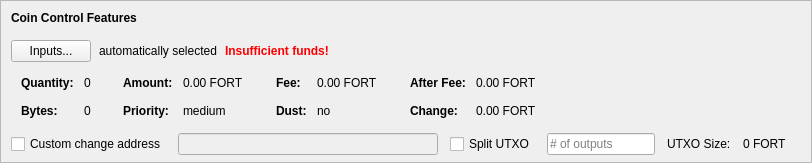
    <widget class="QFrame" name="frameCoinControl">
     <property name="sizePolicy">
      <sizepolicy hsizetype="Expanding" vsizetype="Expanding">
       <horstretch>0</horstretch>
       <verstretch>0</verstretch>
      </sizepolicy>
     </property>
     <property name="maximumSize">
      <size>
       <width>16777215</width>
       <height>16777215</height>
      </size>
     </property>
     <property name="frameShape">
      <enum>QFrame::StyledPanel</enum>
     </property>
     <property name="frameShadow">
      <enum>QFrame::Sunken</enum>
     </property>
     <layout class="QVBoxLayout" name="verticalLayoutCoinControl2">
      <property name="spacing">
       <number>0</number>
      </property>
      <property name="leftMargin">
       <number>0</number>
      </property>
      <property name="topMargin">
       <number>0</number>
      </property>
      <property name="rightMargin">
       <number>0</number>
      </property>
      <property name="bottomMargin">
       <number>6</number>
      </property>
      <item>
       <layout class="QVBoxLayout" name="verticalLayoutCoinControl" stretch="0,0,0,0,1">
        <property name="spacing">
         <number>0</number>
        </property>
        <property name="leftMargin">
         <number>10</number>
        </property>
        <property name="topMargin">
         <number>10</number>
        </property>
        <item>
         <layout class="QHBoxLayout" name="horizontalLayoutCoinControl1">
          <property name="bottomMargin">
           <number>15</number>
          </property>
          <item>
           <widget class="QLabel" name="labelCoinControlFeatures">
            <property name="sizePolicy">
             <sizepolicy hsizetype="Preferred" vsizetype="Maximum">
              <horstretch>0</horstretch>
              <verstretch>0</verstretch>
             </sizepolicy>
            </property>
            <property name="font">
             <font>
              <weight>75</weight>
              <bold>true</bold>
             </font>
            </property>
            <property name="styleSheet">
             <string notr="true">font-weight:bold;</string>
            </property>
            <property name="text">
             <string>Coin Control Features</string>
            </property>
           </widget>
          </item>
         </layout>
        </item>
        <item>
         <layout class="QHBoxLayout" name="horizontalLayoutCoinControl2" stretch="0,0,0,0">
          <property name="spacing">
           <number>8</number>
          </property>
          <property name="bottomMargin">
           <number>10</number>
          </property>
          <item>
           <widget class="QPushButton" name="pushButtonCoinControl">
            <property name="styleSheet">
             <string notr="true"/>
            </property>
            <property name="text">
             <string>Inputs...</string>
            </property>
            <property name="autoDefault">
             <bool>false</bool>
            </property>
           </widget>
          </item>
          <item>
           <widget class="QLabel" name="labelCoinControlAutomaticallySelected">
            <property name="text">
             <string>automatically selected</string>
            </property>
            <property name="margin">
             <number>5</number>
            </property>
           </widget>
          </item>
          <item>
           <widget class="QLabel" name="labelCoinControlInsuffFunds">
            <property name="font">
             <font>
              <weight>75</weight>
              <bold>true</bold>
             </font>
            </property>
            <property name="styleSheet">
             <string notr="true">color:red;font-weight:bold;</string>
            </property>
            <property name="text">
             <string>Insufficient funds!</string>
            </property>
            <property name="margin">
             <number>5</number>
            </property>
           </widget>
          </item>
          <item>
           <spacer name="horizontalSpacerCoinControl">
            <property name="orientation">
             <enum>Qt::Horizontal</enum>
            </property>
            <property name="sizeHint" stdset="0">
             <size>
              <width>40</width>
              <height>1</height>
             </size>
            </property>
           </spacer>
          </item>
         </layout>
        </item>
        <item>
         <widget class="QWidget" name="widgetCoinControl" native="true">
          <property name="sizePolicy">
           <sizepolicy hsizetype="Preferred" vsizetype="Preferred">
            <horstretch>0</horstretch>
            <verstretch>0</verstretch>
           </sizepolicy>
          </property>
          <property name="minimumSize">
           <size>
            <width>0</width>
            <height>0</height>
           </size>
          </property>
          <property name="styleSheet">
           <string notr="true"/>
          </property>
          <layout class="QHBoxLayout" name="horizontalLayoutCoinControl5">
           <property name="leftMargin">
            <number>0</number>
           </property>
           <property name="topMargin">
            <number>0</number>
           </property>
           <property name="rightMargin">
            <number>0</number>
           </property>
           <property name="bottomMargin">
            <number>0</number>
           </property>
           <item>
            <layout class="QHBoxLayout" name="horizontalLayoutCoinControl3" stretch="0,0,0,1">
             <property name="spacing">
              <number>20</number>
             </property>
             <property name="topMargin">
              <number>0</number>
             </property>
             <property name="bottomMargin">
              <number>10</number>
             </property>
             <item>
              <layout class="QFormLayout" name="formLayoutCoinControl1">
               <property name="horizontalSpacing">
                <number>10</number>
               </property>
               <property name="verticalSpacing">
                <number>14</number>
               </property>
               <property name="leftMargin">
                <number>10</number>
               </property>
               <property name="topMargin">
                <number>4</number>
               </property>
               <property name="rightMargin">
                <number>6</number>
               </property>
               <item row="0" column="0">
                <widget class="QLabel" name="labelCoinControlQuantityText">
                 <property name="font">
                  <font>
                   <weight>75</weight>
                   <bold>true</bold>
                  </font>
                 </property>
                 <property name="text">
                  <string>Quantity:</string>
                 </property>
                 <property name="margin">
                  <number>0</number>
                 </property>
                </widget>
               </item>
               <item row="0" column="1">
                <widget class="QLabel" name="labelCoinControlQuantity">
                 <property name="cursor">
                  <cursorShape>IBeamCursor</cursorShape>
                 </property>
                 <property name="contextMenuPolicy">
                  <enum>Qt::ActionsContextMenu</enum>
                 </property>
                 <property name="text">
                  <string notr="true">0</string>
                 </property>
                 <property name="margin">
                  <number>0</number>
                 </property>
                 <property name="textInteractionFlags">
                  <set>Qt::LinksAccessibleByMouse|Qt::TextSelectableByKeyboard|Qt::TextSelectableByMouse</set>
                 </property>
                </widget>
               </item>
               <item row="1" column="0">
                <widget class="QLabel" name="labelCoinControlBytesText">
                 <property name="font">
                  <font>
                   <weight>75</weight>
                   <bold>true</bold>
                  </font>
                 </property>
                 <property name="text">
                  <string>Bytes:</string>
                 </property>
                </widget>
               </item>
               <item row="1" column="1">
                <widget class="QLabel" name="labelCoinControlBytes">
                 <property name="cursor">
                  <cursorShape>IBeamCursor</cursorShape>
                 </property>
                 <property name="contextMenuPolicy">
                  <enum>Qt::ActionsContextMenu</enum>
                 </property>
                 <property name="text">
                  <string notr="true">0</string>
                 </property>
                 <property name="textInteractionFlags">
                  <set>Qt::LinksAccessibleByMouse|Qt::TextSelectableByKeyboard|Qt::TextSelectableByMouse</set>
                 </property>
                </widget>
               </item>
              </layout>
             </item>
             <item>
              <layout class="QFormLayout" name="formLayoutCoinControl2">
               <property name="horizontalSpacing">
                <number>10</number>
               </property>
               <property name="verticalSpacing">
                <number>14</number>
               </property>
               <property name="leftMargin">
                <number>6</number>
               </property>
               <property name="topMargin">
                <number>4</number>
               </property>
               <property name="rightMargin">
                <number>6</number>
               </property>
               <item row="0" column="0">
                <widget class="QLabel" name="labelCoinControlAmountText">
                 <property name="font">
                  <font>
                   <weight>75</weight>
                   <bold>true</bold>
                  </font>
                 </property>
                 <property name="text">
                  <string>Amount:</string>
                 </property>
                 <property name="margin">
                  <number>0</number>
                 </property>
                </widget>
               </item>
               <item row="0" column="1">
                <widget class="QLabel" name="labelCoinControlAmount">
                 <property name="cursor">
                  <cursorShape>IBeamCursor</cursorShape>
                 </property>
                 <property name="contextMenuPolicy">
                  <enum>Qt::ActionsContextMenu</enum>
                 </property>
                 <property name="text">
                  <string notr="true">0.00 FORT</string>
                 </property>
                 <property name="textInteractionFlags">
                  <set>Qt::LinksAccessibleByMouse|Qt::TextSelectableByKeyboard|Qt::TextSelectableByMouse</set>
                 </property>
                </widget>
               </item>
               <item row="1" column="0">
                <widget class="QLabel" name="labelCoinControlPriorityText">
                 <property name="font">
                  <font>
                   <weight>75</weight>
                   <bold>true</bold>
                  </font>
                 </property>
                 <property name="text">
                  <string>Priority:</string>
                 </property>
                </widget>
               </item>
               <item row="1" column="1">
                <widget class="QLabel" name="labelCoinControlPriority">
                 <property name="cursor">
                  <cursorShape>IBeamCursor</cursorShape>
                 </property>
                 <property name="contextMenuPolicy">
                  <enum>Qt::ActionsContextMenu</enum>
                 </property>
                 <property name="text">
                  <string>medium</string>
                 </property>
                 <property name="textInteractionFlags">
                  <set>Qt::LinksAccessibleByMouse|Qt::TextSelectableByKeyboard|Qt::TextSelectableByMouse</set>
                 </property>
                </widget>
               </item>
              </layout>
             </item>
             <item>
              <layout class="QFormLayout" name="formLayoutCoinControl3">
               <property name="horizontalSpacing">
                <number>10</number>
               </property>
               <property name="verticalSpacing">
                <number>14</number>
               </property>
               <property name="leftMargin">
                <number>6</number>
               </property>
               <property name="topMargin">
                <number>4</number>
               </property>
               <property name="rightMargin">
                <number>6</number>
               </property>
               <item row="0" column="0">
                <widget class="QLabel" name="labelCoinControlFeeText">
                 <property name="font">
                  <font>
                   <weight>75</weight>
                   <bold>true</bold>
                  </font>
                 </property>
                 <property name="text">
                  <string>Fee:</string>
                 </property>
                 <property name="margin">
                  <number>0</number>
                 </property>
                </widget>
               </item>
               <item row="0" column="1">
                <widget class="QLabel" name="labelCoinControlFee">
                 <property name="cursor">
                  <cursorShape>IBeamCursor</cursorShape>
                 </property>
                 <property name="contextMenuPolicy">
                  <enum>Qt::ActionsContextMenu</enum>
                 </property>
                 <property name="text">
                  <string notr="true">0.00 FORT</string>
                 </property>
                 <property name="textInteractionFlags">
                  <set>Qt::LinksAccessibleByMouse|Qt::TextSelectableByKeyboard|Qt::TextSelectableByMouse</set>
                 </property>
                </widget>
               </item>
               <item row="1" column="0">
                <widget class="QLabel" name="labelCoinControlLowOutputText">
                 <property name="font">
                  <font>
                   <weight>75</weight>
                   <bold>true</bold>
                  </font>
                 </property>
                 <property name="text">
                  <string>Dust:</string>
                 </property>
                </widget>
               </item>
               <item row="1" column="1">
                <widget class="QLabel" name="labelCoinControlLowOutput">
                 <property name="cursor">
                  <cursorShape>IBeamCursor</cursorShape>
                 </property>
                 <property name="contextMenuPolicy">
                  <enum>Qt::ActionsContextMenu</enum>
                 </property>
                 <property name="text">
                  <string>no</string>
                 </property>
                 <property name="textInteractionFlags">
                  <set>Qt::LinksAccessibleByMouse|Qt::TextSelectableByKeyboard|Qt::TextSelectableByMouse</set>
                 </property>
                </widget>
               </item>
              </layout>
             </item>
             <item>
              <layout class="QFormLayout" name="formLayoutCoinControl4">
               <property name="horizontalSpacing">
                <number>10</number>
               </property>
               <property name="verticalSpacing">
                <number>14</number>
               </property>
               <property name="leftMargin">
                <number>6</number>
               </property>
               <property name="topMargin">
                <number>4</number>
               </property>
               <property name="rightMargin">
                <number>6</number>
               </property>
               <item row="0" column="0">
                <widget class="QLabel" name="labelCoinControlAfterFeeText">
                 <property name="font">
                  <font>
                   <weight>75</weight>
                   <bold>true</bold>
                  </font>
                 </property>
                 <property name="text">
                  <string>After Fee:</string>
                 </property>
                 <property name="margin">
                  <number>0</number>
                 </property>
                </widget>
               </item>
               <item row="0" column="1">
                <widget class="QLabel" name="labelCoinControlAfterFee">
                 <property name="cursor">
                  <cursorShape>IBeamCursor</cursorShape>
                 </property>
                 <property name="contextMenuPolicy">
                  <enum>Qt::ActionsContextMenu</enum>
                 </property>
                 <property name="text">
                  <string notr="true">0.00 FORT</string>
                 </property>
                 <property name="textInteractionFlags">
                  <set>Qt::LinksAccessibleByMouse|Qt::TextSelectableByKeyboard|Qt::TextSelectableByMouse</set>
                 </property>
                </widget>
               </item>
               <item row="1" column="0">
                <widget class="QLabel" name="labelCoinControlChangeText">
                 <property name="font">
                  <font>
                   <weight>75</weight>
                   <bold>true</bold>
                  </font>
                 </property>
                 <property name="text">
                  <string>Change:</string>
                 </property>
                </widget>
               </item>
               <item row="1" column="1">
                <widget class="QLabel" name="labelCoinControlChange">
                 <property name="cursor">
                  <cursorShape>IBeamCursor</cursorShape>
                 </property>
                 <property name="contextMenuPolicy">
                  <enum>Qt::ActionsContextMenu</enum>
                 </property>
                 <property name="text">
                  <string notr="true">0.00 FORT</string>
                 </property>
                 <property name="textInteractionFlags">
                  <set>Qt::LinksAccessibleByMouse|Qt::TextSelectableByKeyboard|Qt::TextSelectableByMouse</set>
                 </property>
                </widget>
               </item>
              </layout>
             </item>
            </layout>
           </item>
          </layout>
         </widget>
        </item>
        <item>
         <layout class="QHBoxLayout" name="horizontalLayoutCoinControl4" stretch="0,0,0,0,0,0,0">
          <property name="spacing">
           <number>12</number>
          </property>
          <property name="sizeConstraint">
           <enum>QLayout::SetDefaultConstraint</enum>
          </property>
          <property name="topMargin">
           <number>5</number>
          </property>
          <property name="rightMargin">
           <number>5</number>
          </property>
          <item>
           <widget class="QCheckBox" name="checkBoxCoinControlChange">
            <property name="toolTip">
             <string>If this is activated, but the change address is empty or invalid, change will be sent to a newly generated address.</string>
            </property>
            <property name="text">
             <string>Custom change address</string>
            </property>
           </widget>
          </item>
          <item>
           <widget class="QValidatedLineEdit" name="lineEditCoinControlChange">
            <property name="enabled">
             <bool>false</bool>
            </property>
            <property name="sizePolicy">
             <sizepolicy hsizetype="Expanding" vsizetype="Fixed">
              <horstretch>0</horstretch>
              <verstretch>0</verstretch>
             </sizepolicy>
            </property>
           </widget>
          </item>
          <item>
           <widget class="QCheckBox" name="splitBlockCheckBox">
            <property name="text">
             <string>Split UTXO</string>
            </property>
           </widget>
          </item>
          <item>
           <widget class="QLineEdit" name="splitBlockLineEdit">
            <property name="sizePolicy">
             <sizepolicy hsizetype="Fixed" vsizetype="Fixed">
              <horstretch>50</horstretch>
              <verstretch>0</verstretch>
             </sizepolicy>
            </property>
            <property name="placeholderText">
             <string># of outputs</string>
            </property>
           </widget>
          </item>
          <item>
           <widget class="QLabel" name="labelBlockSizeText">
            <property name="text">
             <string>UTXO Size:</string>
            </property>
           </widget>
          </item>
          <item>
           <widget class="QLabel" name="labelBlockSize">
            <property name="text">
             <string>0 FORT</string>
            </property>
           </widget>
          </item>
          <item>
           <widget class="QLabel" name="labelCoinControlChangeLabel">
            <property name="sizePolicy">
             <sizepolicy hsizetype="Preferred" vsizetype="Expanding">
              <horstretch>0</horstretch>
              <verstretch>0</verstretch>
             </sizepolicy>
            </property>
            <property name="minimumSize">
             <size>
              <width>0</width>
              <height>0</height>
             </size>
            </property>
            <property name="text">
             <string/>
            </property>
            <property name="margin">
             <number>3</number>
            </property>
           </widget>
          </item>
         </layout>
        </item>
        <item>
         <spacer name="verticalSpacerCoinControl">
          <property name="orientation">
           <enum>Qt::Vertical</enum>
          </property>
          <property name="sizeHint" stdset="0">
           <size>
            <width>800</width>
            <height>1</height>
           </size>
          </property>
         </spacer>
        </item>
       </layout>
      </item>
     </layout>
    </widget>
